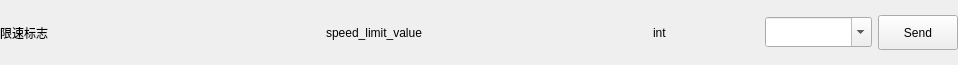
<?xml version="1.0" encoding="UTF-8"?>
<ui version="4.0">
 <class>Form</class>
 <widget class="QWidget" name="Form">
  <property name="geometry">
   <rect>
    <x>0</x>
    <y>0</y>
    <width>958</width>
    <height>65</height>
   </rect>
  </property>
  <property name="windowTitle">
   <string>Form</string>
  </property>
  <layout class="QGridLayout" name="gridLayout" columnstretch="6,6,2,2,1">
   <property name="leftMargin">
    <number>0</number>
   </property>
   <property name="topMargin">
    <number>0</number>
   </property>
   <property name="rightMargin">
    <number>0</number>
   </property>
   <property name="bottomMargin">
    <number>0</number>
   </property>
   <property name="verticalSpacing">
    <number>10</number>
   </property>
   <item row="0" column="1">
    <widget class="QLabel" name="lblSigName">
     <property name="minimumSize">
      <size>
       <width>0</width>
       <height>35</height>
      </size>
     </property>
     <property name="text">
      <string>speed_limit_value</string>
     </property>
    </widget>
   </item>
   <item row="0" column="2">
    <widget class="QLabel" name="lblDataType">
     <property name="minimumSize">
      <size>
       <width>0</width>
       <height>35</height>
      </size>
     </property>
     <property name="text">
      <string>int</string>
     </property>
    </widget>
   </item>
   <item row="0" column="4">
    <widget class="QPushButton" name="btnSend">
     <property name="minimumSize">
      <size>
       <width>0</width>
       <height>35</height>
      </size>
     </property>
     <property name="maximumSize">
      <size>
       <width>16777215</width>
       <height>16777215</height>
      </size>
     </property>
     <property name="text">
      <string>Send</string>
     </property>
    </widget>
   </item>
   <item row="0" column="3">
    <widget class="QComboBox" name="comboBoxInput">
     <property name="minimumSize">
      <size>
       <width>0</width>
       <height>30</height>
      </size>
     </property>
     <property name="maximumSize">
      <size>
       <width>16777215</width>
       <height>16777215</height>
      </size>
     </property>
     <property name="editable">
      <bool>true</bool>
     </property>
    </widget>
   </item>
   <item row="0" column="0">
    <widget class="QLabel" name="lblFuncName">
     <property name="minimumSize">
      <size>
       <width>0</width>
       <height>35</height>
      </size>
     </property>
     <property name="text">
      <string>限速标志</string>
     </property>
    </widget>
   </item>
  </layout>
 </widget>
 <resources/>
 <connections/>
</ui>
